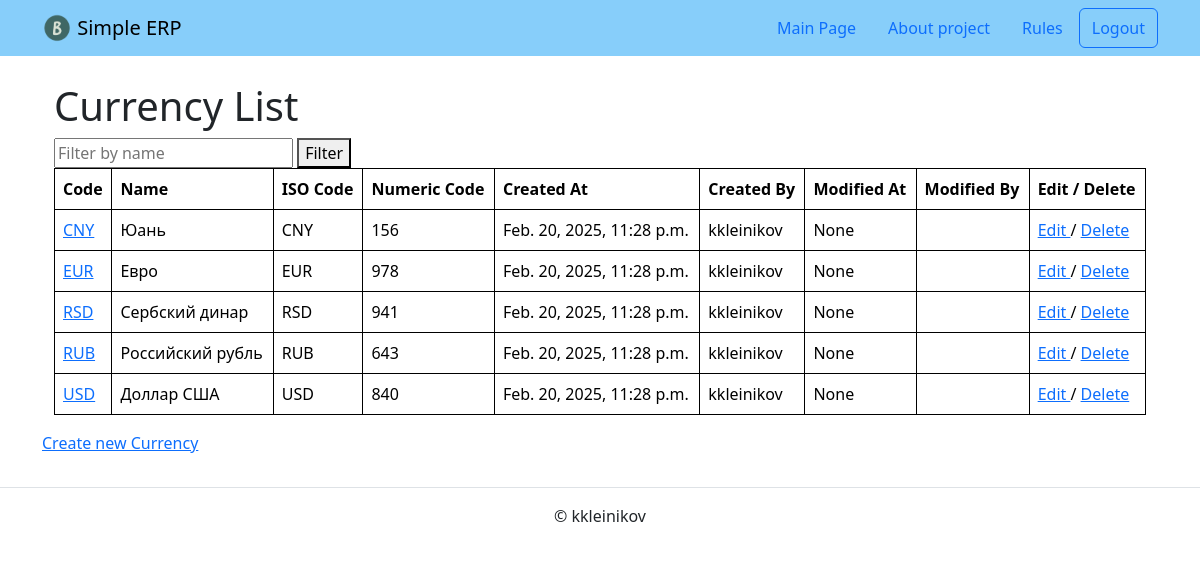
The page /currency/ (signed in) on the database as committed earlier.
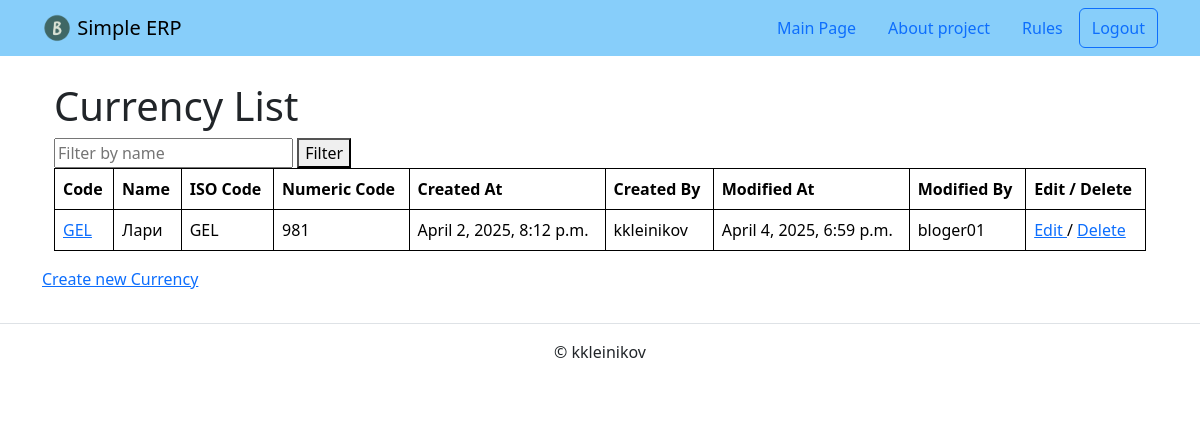
The same page on the database as committed later.
### common/models.py (models this page shows, shortened)
class Currency(AuditTrailModel, NoteModel):
    code = models.CharField(
        primary_key=True,
        max_length=3,
        unique=True,
        null=False,
        verbose_name='Currency Code',
    )
    name = models.CharField(
        max_length=30,
        verbose_name='Short Description',
    )
    iso_code = models.CharField(
        max_length=3,
        unique=True,
        verbose_name='ISO',
    )
    numeric_code = models.PositiveSmallIntegerField(
        default=0,
    )
    class Meta:
        ordering = ['code']
        verbose_name = 'Currency'
        verbose_name_plural = 'Currencies'

### common/views.py (the view)
class CurrencyListView(LoginRequiredMixin, ListView):
    model = Currency
    paginate_by = 5
    def get_queryset(self):
        queryset = super().get_queryset()
        query = self.request.GET.get('filter_by_name')
        if query:
            queryset = queryset.filter(name__icontains=query)
        return queryset

### templates/common/currency_list.html (shortened to what this page needs)
{% extends "base.html" %}
{% block content %}
  <head>
  </head>
  <body>
    <div class="container" style="margin-top: 10px">
      <h1>Currency List</h1>
      <form method="get" action="{% url 'common:currency_list' %}">
        <input type="text" name="filter_by_name" placeholder="Filter by name" value="{{ request.GET.filter_by_name }}">
        <button type="submit">Filter</button>
      </form>
      <table class="table">
        <thead class="thead-dark">
          <tr style="background-color: lightgreen">
            <th scope="col">Code</th>
            <th scope="col">Name</th>
            <th scope="col">ISO Code</th>
            <th scope="col">Numeric Code</th>
            <th scope="col">Created At</th>
            <th scope="col">Created By</th>
            <th scope="col">Modified At</th>
            <th scope="col">Modified By</th>
            <th scope="col">Edit / Delete</th>
          </tr>
        </thead>
          <tbody>
            {% for currency in currency_list %}
            <tr>
              <td>
                <a href="{% url 'common:currency_detail' currency.code %}">
                  {{ currency.code }}
                </a>
              </td>
              <td>{{ currency.name }}</td>
              <td>{{ currency.iso_code }}</td>
              <td>{{ currency.numeric_code }}</td>
              <td>{{ currency.created_at }}</td>
              <td>{{ currency.created_by }}</td>
              <td>{{ currency.modified_at }}</td>
              <td>{{ currency.modified_by }}</td>
              <td>
                <a href="{% url 'common:currency_edit' currency.code %}">
                  Edit
                </a> /
                <a href="{% url 'common:currency_delete' currency.code %}">
                  Delete
                </a>
              </td>
            </tr>
            {% endfor %}
          </tbody>
      </table>
    </div>
    <div>
      <p>
        <a href="{% url 'common:currency_create' %}">Create new Currency</a>
      </p>
    </div>
  </body>
{% endblock %}

### templates/base.html (shortened to what this page needs)
{% load static %}
{% load django_bootstrap5 %}
<!DOCTYPE html>
<html lang="ru">
  <head>
    {% bootstrap_css %}
  </head>
  <body>
    {% include "includes/header.html" %}
    <main>
      <div class="container py-3">
        {% block content %}{% endblock %}
      </div>
    </main>
    {% include "includes/footer.html" %}
  </body>
</html>

### templates/includes/header.html (shortened to what this page needs)
{% load static %}
<header>
  <nav class="navbar navbar-light" style="background-color: lightskyblue">
    <div class="container">
      <a class="navbar-brand" href="{% url 'common:index' %}">
        <img src="{% static 'img/logo.png' %}" width="30" height="30" class="d-inline-block align-top" alt="">
        Simple ERP
      </a>
      {% with request.resolver_match.view_name as view_name %}
        <ul class="nav  nav-pills">
          <li class="nav-item">
            <a class="nav-link {% if view_name == 'common:index' %} text-white {% endif %}" href="{% url 'common:index' %}">
              Main Page
            </a>
          </li>
          <li class="nav-item">
            <a class="nav-link {% if view_name == 'help_pages:about' %} text-white {% endif %}" href="{% url 'help_pages:about' %}">
              About project
            </a>
          </li>
          <li class="nav-item">
            <a class="nav-link {% if view_name == 'help_pages:rules' %} text-white {% endif %}" href="{% url 'help_pages:rules' %}">
              Rules
            </a>
          </li>
          {% if user.is_authenticated %}
            <div class="btn-group" role="group" aria-label="Basic outlined example">
              <button type="button" class="btn btn-outline-primary"><a class="text-decoration-none text-reset"
                  href="{% url 'logout' %}">Logout</a></button>
            </div>
          {% endif %}
        </ul>
      {% endwith %}
    </div>
  </nav>
</header>

### templates/includes/footer.html
<footer class="border-top text-center py-3">
  <p>© kkleinikov</p>
</footer>

### templates/common/currency_list.html (style rules this page uses)
table, th, td { border: 1px solid black; border-collapse: collapse; }
th, td { padding: 5px; }

Rows that differ between the two databases and show on the page:
removed Currency: code "CNY", name "Юань", iso_code "CNY", numeric_code "156", created_at "Feb. 20, 2025, 11:28 p.m.", created_by "kkleinikov", modified_at "None"
removed Currency: code "EUR", name "Евро", iso_code "EUR", numeric_code "978", created_at "Feb. 20, 2025, 11:28 p.m.", created_by "kkleinikov", modified_at "None"
removed Currency: code "RSD", name "Сербский динар", iso_code "RSD", numeric_code "941", created_at "Feb. 20, 2025, 11:28 p.m.", created_by "kkleinikov", modified_at "None"
removed Currency: code "RUB", name "Российский рубль", iso_code "RUB", numeric_code "643", created_at "Feb. 20, 2025, 11:28 p.m.", created_by "kkleinikov", modified_at "None"
removed Currency: code "USD", name "Доллар США", iso_code "USD", numeric_code "840", created_at "Feb. 20, 2025, 11:28 p.m.", created_by "kkleinikov", modified_at "None"
added Currency: code "GEL", name "Лари", iso_code "GEL", numeric_code "981", created_at "April 2, 2025, 8:12 p.m.", created_by "kkleinikov", modified_at "April 4, 2025, 6:59 p.m.", modified_by "bloger01"
